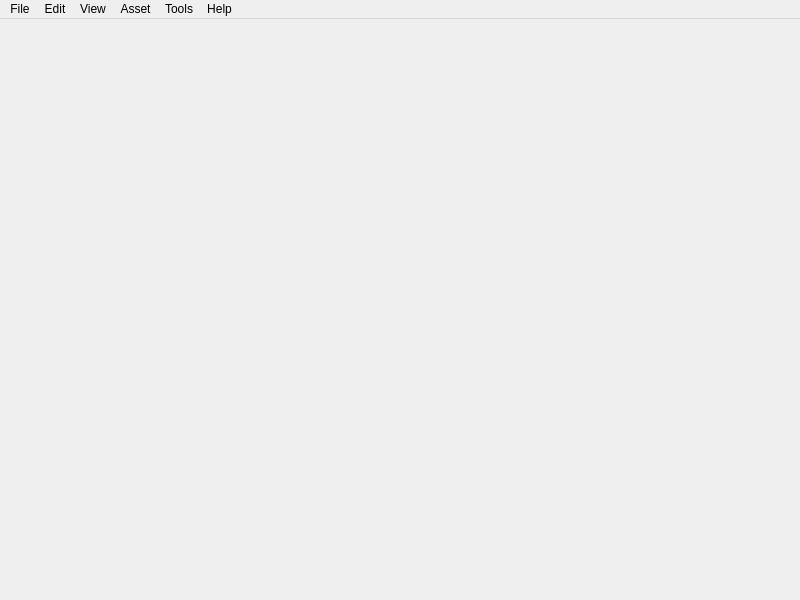
<?xml version="1.0" encoding="UTF-8"?>
<ui version="4.0">
 <class>ui::HLMVMainWindow</class>
 <widget class="QMainWindow" name="ui::HLMVMainWindow">
  <property name="geometry">
   <rect>
    <x>0</x>
    <y>0</y>
    <width>800</width>
    <height>600</height>
   </rect>
  </property>
  <property name="windowTitle">
   <string>MainWindow</string>
  </property>
  <widget class="QWidget" name="CentralWidget"/>
  <widget class="QMenuBar" name="MenuBar">
   <property name="geometry">
    <rect>
     <x>0</x>
     <y>0</y>
     <width>800</width>
     <height>21</height>
    </rect>
   </property>
   <widget class="QMenu" name="MenuTools">
    <property name="title">
     <string>Tools</string>
    </property>
    <addaction name="ActionOptions"/>
   </widget>
   <widget class="QMenu" name="MenuFile">
    <property name="title">
     <string>File</string>
    </property>
    <widget class="QMenu" name="MenuRecentFiles">
     <property name="title">
      <string>Recent Files</string>
     </property>
    </widget>
    <addaction name="ActionLoad"/>
    <addaction name="ActionSave"/>
    <addaction name="separator"/>
    <addaction name="MenuRecentFiles"/>
    <addaction name="separator"/>
    <addaction name="ActionExit"/>
   </widget>
   <widget class="QMenu" name="MenuHelp">
    <property name="title">
     <string>Help</string>
    </property>
    <addaction name="ActionAbout"/>
   </widget>
   <widget class="QMenu" name="MenuView">
    <property name="title">
     <string>View</string>
    </property>
    <addaction name="ActionFullscreen"/>
   </widget>
   <widget class="QMenu" name="MenuEdit">
    <property name="title">
     <string>Edit</string>
    </property>
   </widget>
   <widget class="QMenu" name="MenuAsset">
    <property name="title">
     <string>Asset</string>
    </property>
   </widget>
   <addaction name="MenuFile"/>
   <addaction name="MenuEdit"/>
   <addaction name="MenuView"/>
   <addaction name="MenuAsset"/>
   <addaction name="MenuTools"/>
   <addaction name="MenuHelp"/>
  </widget>
  <action name="ActionOptions">
   <property name="text">
    <string>Options</string>
   </property>
  </action>
  <action name="ActionLoad">
   <property name="text">
    <string>Load...</string>
   </property>
  </action>
  <action name="ActionSave">
   <property name="text">
    <string>Save</string>
   </property>
   <property name="shortcut">
    <string>Ctrl+S</string>
   </property>
  </action>
  <action name="ActionAbout">
   <property name="text">
    <string>About</string>
   </property>
  </action>
  <action name="ActionFullscreen">
   <property name="enabled">
    <bool>false</bool>
   </property>
   <property name="text">
    <string>Fullscreen</string>
   </property>
  </action>
  <action name="ActionExit">
   <property name="text">
    <string>Exit</string>
   </property>
  </action>
 </widget>
 <resources/>
 <connections/>
</ui>
